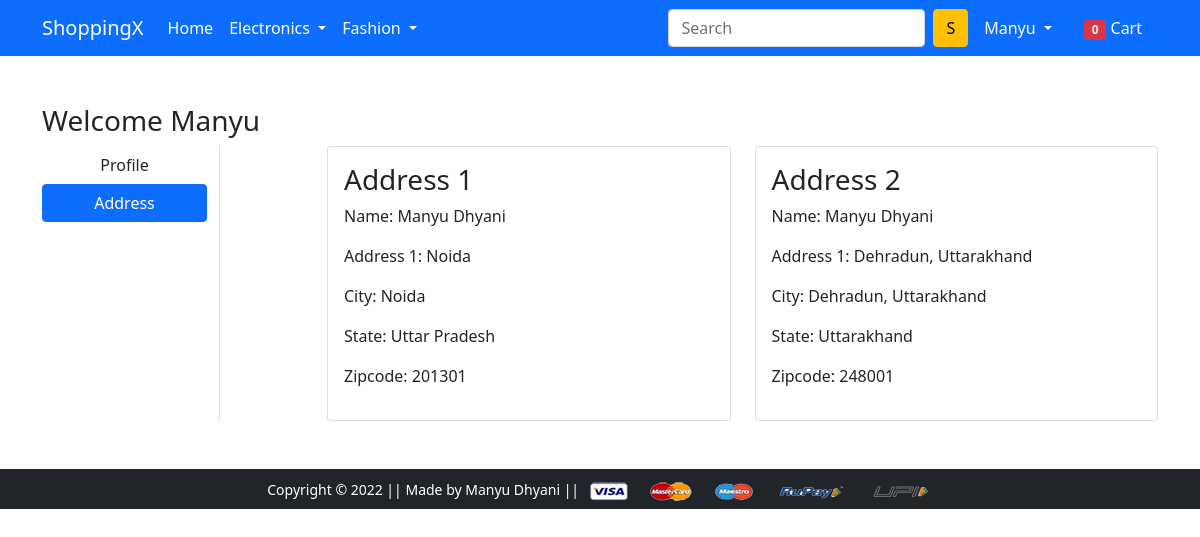
The page /address/ (signed in) on the database its author committed.
### store/models.py (models this page shows, shortened)
class Customer(models.Model):
    user = models.ForeignKey(User, on_delete=models.CASCADE)
    name = models.CharField(max_length=40)
    locality = models.CharField(max_length=200)
    city = models.CharField(max_length=40)
    zipcode = models.IntegerField()
    state = models.CharField(max_length=50, choices=STATE_CHOICES)

### store/views.py (the view)
# urls.py: path('address/', views.address, name='address'),
@login_required(login_url='/account/login/')
def address(request):
 address = Customer.objects.filter(user=request.user)
 return render(request, 'app/address.html', {'address': address, 'active': 'btn-primary'})

### store/views.py (called while the page is built)
def countCartItem(request):
 cartItemCount = None
 if request.user.is_authenticated:
  cartItemCount = Cart.objects.filter(user=request.user).count()
 return {'cartItemCount': cartItemCount}

### store/templates/app/address.html (shortened to what this page needs)
{% extends 'app/base.html' %}
{% load static %}
{% block main-content %}
<div class="container my-5">
 <div class="row">
 <h3>Welcome <span class="text-capitalize">{{request.user.username}}</span></h3>
  <div class="col-sm-2 border-end">
   <ul class="list-unstyled">
    <li class="d-grid"><a href="{% url 'profile' %}" class="btn">Profile</a></li>
    <li class="d-grid"><a href="{% url 'address' %}" class="btn {{active}}">Address</a></li>
   </ul>
  </div>
  <div class="col-sm-9 offset-sm-1">
   <div class="row">
    {% for address in address %}
    <div class="col-sm-6">
     <div class="card">
      <div class="card-body">
       <h3>Address {{forloop.counter}}</h3>
       <p>Name: {{address.name}}</p>
       <p>Address 1: {{address.locality}}</p>
       <p>City: {{address.city}}</p>
       <p>State: {{address.state}}</p>
       <p>Zipcode: {{address.zipcode}}</p>
      </div>
     </div>
     </div>
     {% endfor %}
   </div>
  </div>
 </div>
</div>
{% endblock main-content %}

### store/templates/app/base.html (shortened to what this page needs)
<!doctype html>
{% load static %}
<html lang="en">
  <head>
    <link href="https://cdn.jsdelivr.net/npm/bootstrap@5.0.0-beta1/dist/css/bootstrap.min.css" rel="stylesheet">
    <link rel="stylesheet" href="{% static 'app/css/owl.carousel.min.css' %}">
    <link rel="stylesheet" href="{% static 'app/css/style.css' %}">
    <link rel="stylesheet" href="https://cdnjs.cloudflare.com/ajax/libs/font-awesome/4.7.0/css/font-awesome.min.css">
  </head>
  <body>
    <nav class="navbar navbar-expand-lg navbar-dark bg-primary">
     <div class="container">
       <a class="navbar-brand" href="/">ShoppingX</a>
       <div class="collapse navbar-collapse" id="navbarSupportedContent">
         <ul class="navbar-nav me-auto mb-2 mb-lg-0">
           <li class="nav-item">
             <a class="nav-link active" aria-current="page" href="/">Home</a>
           </li>
           <li class="nav-item dropdown">
             <a class="nav-link dropdown-toggle text-white" href="#" id="electronicsDropdown" role="button" data-bs-toggle="dropdown" aria-expanded="false">
               Electronics
             </a>
           </li>
           <li class="nav-item dropdown">
             <a class="nav-link dropdown-toggle text-white" href="#" id="fashionDropdown" role="button" data-bs-toggle="dropdown" aria-expanded="false">
               Fashion
             </a>
           </li>
         </ul>
         <form class="d-flex">
           <input class="form-control me-2" type="search" placeholder="Search" aria-label="Search">
           <button class="btn btn-warning" type="submit">S</button>
         </form>
         <div>
          <ul class="navbar-nav me-auto mb-2 mb-lg-0">
           {% if request.user.is_authenticated %}
           <li class="nav-item dropdown mx-2">
              <a class="nav-link dropdown-toggle text-white" href="#" id="profileDropdown" role="button" data-bs-toggle="dropdown" aria-expanded="false">
                  {{request.user.username|capfirst}}
              </a>
            </li>
            <li class="nav-item mx-2">
             <a href="{% url 'show_cart' %}" class="nav-link text-white"><span class="badge bg-danger">{{ cartItemCount }}</span> Cart </a>
            </li>
            {% endif %}
          </ul>
         </div>
       </div>
     </div>
    </nav>
    {% block main-content %} {% endblock main-content %}
    <footer class="container-fluid bg-dark text-center p-2 mt-5">
        <small class="text-white">Copyright &copy; 2022 || Made by Manyu Dhyani || </small>
        <img src="{% static 'app/images/payment.png' %}" alt="" srcset="" class="img-fluid" height="2px">
    </footer>
  </body>
</html>

### rows shown on the page
Customer: name "Manyu Dhyani", locality "Noida", city "Noida", state "Uttar Pradesh", zipcode "201301"
Customer: name "Manyu Dhyani", locality "Dehradun, Uttarakhand", city "Dehradun, Uttarakhand", state "Uttarakhand", zipcode "248001"

### other values the page prints
{{ request.user.username|capfirst }} "Manyu"
{{ cartItemCount }} "0"
{{ request.user.username }} "Manyu"
